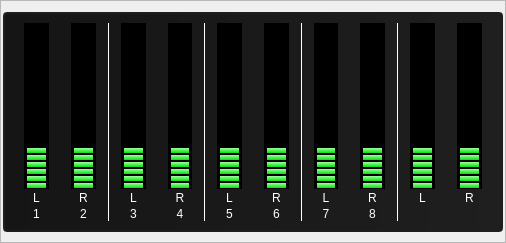
    <widget class="QFrame" name="frame_7">
     <property name="minimumSize">
      <size>
       <width>0</width>
       <height>243</height>
      </size>
     </property>
     <property name="maximumSize">
      <size>
       <width>16777215</width>
       <height>243</height>
      </size>
     </property>
     <property name="frameShape">
      <enum>QFrame::StyledPanel</enum>
     </property>
     <property name="frameShadow">
      <enum>QFrame::Raised</enum>
     </property>
     <layout class="QVBoxLayout" name="verticalLayout_26">
      <property name="leftMargin">
       <number>2</number>
      </property>
      <property name="rightMargin">
       <number>2</number>
      </property>
      <item>
       <widget class="QFrame" name="frame_6">
        <property name="minimumSize">
         <size>
          <width>0</width>
          <height>220</height>
         </size>
        </property>
        <property name="maximumSize">
         <size>
          <width>500</width>
          <height>220</height>
         </size>
        </property>
        <property name="styleSheet">
         <string notr="true">QFrame {
	border: 2px solid rgb(30, 30, 30);
border-radius: 4px;
	background-color: qlineargradient(spread:pad, x1:0, y1:0, x2:1, y2:0, stop:0 rgba(21, 21, 21, 255), stop:1 rgba(31, 31, 31, 255));
color: white;
font-size: 12px;
}</string>
        </property>
        <property name="frameShape">
         <enum>QFrame::StyledPanel</enum>
        </property>
        <property name="frameShadow">
         <enum>QFrame::Raised</enum>
        </property>
        <layout class="QHBoxLayout" name="horizontalLayout_7">
         <property name="spacing">
          <number>2</number>
         </property>
         <item>
          <layout class="QVBoxLayout" name="verticalLayout_16">
           <property name="leftMargin">
            <number>10</number>
           </property>
           <property name="rightMargin">
            <number>10</number>
           </property>
           <item>
            <widget class="QProgressBar" name="subgroup1ProgressBar">
             <property name="styleSheet">
              <string notr="true"> QProgressBar {
     border: 0px solid rgb(50, 50, 50);
	 background-color: black;
	padding: 0px 2px;
 }

QProgressBar::chunk:vertical{ 
	background-color: qlineargradient(spread:pad, x1:1, y1:1, x2:1, y2:0, stop:0 rgba(3, 226, 11, 255), stop:1 rgba(159, 255, 159, 255));
height: 5px; 
margin: 0.5px; 
} </string>
             </property>
             <property name="value">
              <number>24</number>
             </property>
             <property name="orientation">
              <enum>Qt::Vertical</enum>
             </property>
             <property name="format">
              <string/>
             </property>
            </widget>
           </item>
           <item>
            <widget class="QLabel" name="label_8">
             <property name="styleSheet">
              <string notr="true">background-color: rgba(0, 0, 0, 0.0);
color: white;
border: 0px;</string>
             </property>
             <property name="text">
              <string>L</string>
             </property>
             <property name="alignment">
              <set>Qt::AlignCenter</set>
             </property>
            </widget>
           </item>
           <item>
            <widget class="QLabel" name="label_10">
             <property name="styleSheet">
              <string notr="true">background-color: rgba(0, 0, 0, 0.0);
color: white;
border: 0px;</string>
             </property>
             <property name="text">
              <string>1</string>
             </property>
             <property name="alignment">
              <set>Qt::AlignCenter</set>
             </property>
            </widget>
           </item>
          </layout>
         </item>
         <item>
          <layout class="QVBoxLayout" name="verticalLayout_17">
           <property name="leftMargin">
            <number>10</number>
           </property>
           <property name="rightMargin">
            <number>10</number>
           </property>
           <item>
            <widget class="QProgressBar" name="subgroup2ProgressBar">
             <property name="styleSheet">
              <string notr="true"> QProgressBar {
     border: 0px solid rgb(50, 50, 50);
	 background-color: black;
	padding: 0px 2px;
 }

QProgressBar::chunk:vertical{ 
	background-color: qlineargradient(spread:pad, x1:1, y1:1, x2:1, y2:0, stop:0 rgba(3, 226, 11, 255), stop:1 rgba(159, 255, 159, 255));
height: 5px; 
margin: 0.5px; 
} </string>
             </property>
             <property name="value">
              <number>24</number>
             </property>
             <property name="orientation">
              <enum>Qt::Vertical</enum>
             </property>
             <property name="format">
              <string/>
             </property>
            </widget>
           </item>
           <item>
            <widget class="QLabel" name="label_9">
             <property name="styleSheet">
              <string notr="true">background-color: rgba(0, 0, 0, 0.0);
color: white;
border: 0px;</string>
             </property>
             <property name="text">
              <string>R</string>
             </property>
             <property name="alignment">
              <set>Qt::AlignCenter</set>
             </property>
            </widget>
           </item>
           <item>
            <widget class="QLabel" name="label_11">
             <property name="styleSheet">
              <string notr="true">background-color: rgba(0, 0, 0, 0.0);
color: white;
border: 0px;</string>
             </property>
             <property name="text">
              <string>2</string>
             </property>
             <property name="alignment">
              <set>Qt::AlignCenter</set>
             </property>
            </widget>
           </item>
          </layout>
         </item>
         <item>
          <widget class="QLabel" name="label_12">
           <property name="minimumSize">
            <size>
             <width>1</width>
             <height>0</height>
            </size>
           </property>
           <property name="maximumSize">
            <size>
             <width>1</width>
             <height>16777215</height>
            </size>
           </property>
           <property name="styleSheet">
            <string notr="true">border: 0px;
background-color: white;</string>
           </property>
           <property name="text">
            <string/>
           </property>
          </widget>
         </item>
         <item>
          <layout class="QVBoxLayout" name="verticalLayout_19">
           <property name="leftMargin">
            <number>10</number>
           </property>
           <property name="rightMargin">
            <number>10</number>
           </property>
           <item>
            <widget class="QProgressBar" name="subgroup3ProgressBar">
             <property name="styleSheet">
              <string notr="true"> QProgressBar {
     border: 0px solid rgb(50, 50, 50);
	 background-color: black;
	padding: 0px 2px;
 }

QProgressBar::chunk:vertical{ 
	background-color: qlineargradient(spread:pad, x1:1, y1:1, x2:1, y2:0, stop:0 rgba(3, 226, 11, 255), stop:1 rgba(159, 255, 159, 255));
height: 5px; 
margin: 0.5px; 
} </string>
             </property>
             <property name="value">
              <number>24</number>
             </property>
             <property name="orientation">
              <enum>Qt::Vertical</enum>
             </property>
             <property name="format">
              <string/>
             </property>
            </widget>
           </item>
           <item>
            <widget class="QLabel" name="label_15">
             <property name="styleSheet">
              <string notr="true">background-color: rgba(0, 0, 0, 0.0);
color: white;
border: 0px;</string>
             </property>
             <property name="text">
              <string>L</string>
             </property>
             <property name="alignment">
              <set>Qt::AlignCenter</set>
             </property>
            </widget>
           </item>
           <item>
            <widget class="QLabel" name="label_16">
             <property name="styleSheet">
              <string notr="true">background-color: rgba(0, 0, 0, 0.0);
color: white;
border: 0px;</string>
             </property>
             <property name="text">
              <string>3</string>
             </property>
             <property name="alignment">
              <set>Qt::AlignCenter</set>
             </property>
            </widget>
           </item>
          </layout>
         </item>
         <item>
          <layout class="QVBoxLayout" name="verticalLayout_18">
           <property name="leftMargin">
            <number>10</number>
           </property>
           <property name="rightMargin">
            <number>10</number>
           </property>
           <item>
            <widget class="QProgressBar" name="subgroup4ProgressBar">
             <property name="styleSheet">
              <string notr="true"> QProgressBar {
     border: 0px solid rgb(50, 50, 50);
	 background-color: black;
	padding: 0px 2px;
 }

QProgressBar::chunk:vertical{ 
	background-color: qlineargradient(spread:pad, x1:1, y1:1, x2:1, y2:0, stop:0 rgba(3, 226, 11, 255), stop:1 rgba(159, 255, 159, 255));
height: 5px; 
margin: 0.5px; 
} </string>
             </property>
             <property name="value">
              <number>24</number>
             </property>
             <property name="orientation">
              <enum>Qt::Vertical</enum>
             </property>
             <property name="format">
              <string/>
             </property>
            </widget>
           </item>
           <item>
            <widget class="QLabel" name="label_13">
             <property name="styleSheet">
              <string notr="true">background-color: rgba(0, 0, 0, 0.0);
color: white;
border: 0px;</string>
             </property>
             <property name="text">
              <string>R</string>
             </property>
             <property name="alignment">
              <set>Qt::AlignCenter</set>
             </property>
            </widget>
           </item>
           <item>
            <widget class="QLabel" name="label_14">
             <property name="styleSheet">
              <string notr="true">background-color: rgba(0, 0, 0, 0.0);
color: white;
border: 0px;</string>
             </property>
             <property name="text">
              <string>4</string>
             </property>
             <property name="alignment">
              <set>Qt::AlignCenter</set>
             </property>
            </widget>
           </item>
          </layout>
         </item>
         <item>
          <widget class="QLabel" name="label_17">
           <property name="minimumSize">
            <size>
             <width>1</width>
             <height>0</height>
            </size>
           </property>
           <property name="maximumSize">
            <size>
             <width>1</width>
             <height>16777215</height>
            </size>
           </property>
           <property name="styleSheet">
            <string notr="true">border: 0px;
background-color: white;</string>
           </property>
           <property name="text">
            <string/>
           </property>
          </widget>
         </item>
         <item>
          <layout class="QVBoxLayout" name="verticalLayout_21">
           <property name="leftMargin">
            <number>10</number>
           </property>
           <property name="rightMargin">
            <number>10</number>
           </property>
           <item>
            <widget class="QProgressBar" name="subgroup5ProgressBar">
             <property name="styleSheet">
              <string notr="true"> QProgressBar {
     border: 0px solid rgb(50, 50, 50);
	 background-color: black;
	padding: 0px 2px;
 }

QProgressBar::chunk:vertical{ 
	background-color: qlineargradient(spread:pad, x1:1, y1:1, x2:1, y2:0, stop:0 rgba(3, 226, 11, 255), stop:1 rgba(159, 255, 159, 255));
height: 5px; 
margin: 0.5px; 
} </string>
             </property>
             <property name="value">
              <number>24</number>
             </property>
             <property name="orientation">
              <enum>Qt::Vertical</enum>
             </property>
             <property name="format">
              <string/>
             </property>
            </widget>
           </item>
           <item>
            <widget class="QLabel" name="label_21">
             <property name="styleSheet">
              <string notr="true">background-color: rgba(0, 0, 0, 0.0);
color: white;
border: 0px;</string>
             </property>
             <property name="text">
              <string>L</string>
             </property>
             <property name="alignment">
              <set>Qt::AlignCenter</set>
             </property>
            </widget>
           </item>
           <item>
            <widget class="QLabel" name="label_22">
             <property name="styleSheet">
              <string notr="true">background-color: rgba(0, 0, 0, 0.0);
color: white;
border: 0px;</string>
             </property>
             <property name="text">
              <string>5</string>
             </property>
             <property name="alignment">
              <set>Qt::AlignCenter</set>
             </property>
            </widget>
           </item>
          </layout>
         </item>
         <item>
          <layout class="QVBoxLayout" name="verticalLayout_20">
           <property name="leftMargin">
            <number>10</number>
           </property>
           <property name="rightMargin">
            <number>10</number>
           </property>
           <item>
            <widget class="QProgressBar" name="subgroup6ProgressBar">
             <property name="styleSheet">
              <string notr="true"> QProgressBar {
     border: 0px solid rgb(50, 50, 50);
	 background-color: black;
	padding: 0px 2px;
 }

QProgressBar::chunk:vertical{ 
	background-color: qlineargradient(spread:pad, x1:1, y1:1, x2:1, y2:0, stop:0 rgba(3, 226, 11, 255), stop:1 rgba(159, 255, 159, 255));
height: 5px; 
margin: 0.5px; 
} </string>
             </property>
             <property name="value">
              <number>24</number>
             </property>
             <property name="orientation">
              <enum>Qt::Vertical</enum>
             </property>
             <property name="format">
              <string/>
             </property>
            </widget>
           </item>
           <item>
            <widget class="QLabel" name="label_18">
             <property name="styleSheet">
              <string notr="true">background-color: rgba(0, 0, 0, 0.0);
color: white;
border: 0px;</string>
             </property>
             <property name="text">
              <string>R</string>
             </property>
             <property name="alignment">
              <set>Qt::AlignCenter</set>
             </property>
            </widget>
           </item>
           <item>
            <widget class="QLabel" name="label_19">
             <property name="styleSheet">
              <string notr="true">background-color: rgba(0, 0, 0, 0.0);
color: white;
border: 0px;</string>
             </property>
             <property name="text">
              <string>6</string>
             </property>
             <property name="alignment">
              <set>Qt::AlignCenter</set>
             </property>
            </widget>
           </item>
          </layout>
         </item>
         <item>
          <widget class="QLabel" name="label_20">
           <property name="minimumSize">
            <size>
             <width>1</width>
             <height>0</height>
            </size>
           </property>
           <property name="maximumSize">
            <size>
             <width>1</width>
             <height>16777215</height>
            </size>
           </property>
           <property name="styleSheet">
            <string notr="true">border: 0px;
background-color: white;</string>
           </property>
           <property name="text">
            <string/>
           </property>
          </widget>
         </item>
         <item>
          <layout class="QVBoxLayout" name="verticalLayout_23">
           <property name="leftMargin">
            <number>10</number>
           </property>
           <property name="rightMargin">
            <number>10</number>
           </property>
           <item>
            <widget class="QProgressBar" name="subgroup7ProgressBar">
             <property name="styleSheet">
              <string notr="true"> QProgressBar {
     border: 0px solid rgb(50, 50, 50);
	 background-color: black;
	padding: 0px 2px;
 }

QProgressBar::chunk:vertical{ 
	background-color: qlineargradient(spread:pad, x1:1, y1:1, x2:1, y2:0, stop:0 rgba(3, 226, 11, 255), stop:1 rgba(159, 255, 159, 255));
height: 5px; 
margin: 0.5px; 
} </string>
             </property>
             <property name="value">
              <number>24</number>
             </property>
             <property name="orientation">
              <enum>Qt::Vertical</enum>
             </property>
             <property name="format">
              <string/>
             </property>
            </widget>
           </item>
           <item>
            <widget class="QLabel" name="label_26">
             <property name="styleSheet">
              <string notr="true">background-color: rgba(0, 0, 0, 0.0);
color: white;
border: 0px;</string>
             </property>
             <property name="text">
              <string>L</string>
             </property>
             <property name="alignment">
              <set>Qt::AlignCenter</set>
             </property>
            </widget>
           </item>
           <item>
            <widget class="QLabel" name="label_27">
             <property name="styleSheet">
              <string notr="true">background-color: rgba(0, 0, 0, 0.0);
color: white;
border: 0px;</string>
             </property>
             <property name="text">
              <string>7</string>
             </property>
             <property name="alignment">
              <set>Qt::AlignCenter</set>
             </property>
            </widget>
           </item>
          </layout>
         </item>
         <item>
          <layout class="QVBoxLayout" name="verticalLayout_22">
           <property name="leftMargin">
            <number>10</number>
           </property>
           <property name="rightMargin">
            <number>10</number>
           </property>
           <item>
            <widget class="QProgressBar" name="subgroup8ProgressBar">
             <property name="styleSheet">
              <string notr="true"> QProgressBar {
     border: 0px solid rgb(50, 50, 50);
	 background-color: black;
	padding: 0px 2px;
 }

QProgressBar::chunk:vertical{ 
	background-color: qlineargradient(spread:pad, x1:1, y1:1, x2:1, y2:0, stop:0 rgba(3, 226, 11, 255), stop:1 rgba(159, 255, 159, 255));
height: 5px; 
margin: 0.5px; 
} </string>
             </property>
             <property name="value">
              <number>24</number>
             </property>
             <property name="orientation">
              <enum>Qt::Vertical</enum>
             </property>
             <property name="format">
              <string/>
             </property>
            </widget>
           </item>
           <item>
            <widget class="QLabel" name="label_24">
             <property name="styleSheet">
              <string notr="true">background-color: rgba(0, 0, 0, 0.0);
color: white;
border: 0px;</string>
             </property>
             <property name="text">
              <string>R</string>
             </property>
             <property name="alignment">
              <set>Qt::AlignCenter</set>
             </property>
            </widget>
           </item>
           <item>
            <widget class="QLabel" name="label_25">
             <property name="styleSheet">
              <string notr="true">background-color: rgba(0, 0, 0, 0.0);
color: white;
border: 0px;</string>
             </property>
             <property name="text">
              <string>8</string>
             </property>
             <property name="alignment">
              <set>Qt::AlignCenter</set>
             </property>
            </widget>
           </item>
          </layout>
         </item>
         <item>
          <widget class="QLabel" name="label_23">
           <property name="minimumSize">
            <size>
             <width>1</width>
             <height>0</height>
            </size>
           </property>
           <property name="maximumSize">
            <size>
             <width>1</width>
             <height>16777215</height>
            </size>
           </property>
           <property name="styleSheet">
            <string notr="true">border: 0px;
background-color: white;</string>
           </property>
           <property name="text">
            <string/>
           </property>
          </widget>
         </item>
         <item>
          <layout class="QVBoxLayout" name="verticalLayout_25">
           <property name="leftMargin">
            <number>10</number>
           </property>
           <property name="rightMargin">
            <number>10</number>
           </property>
           <item>
            <widget class="QProgressBar" name="main1ProgressBar">
             <property name="styleSheet">
              <string notr="true"> QProgressBar {
     border: 0px solid rgb(50, 50, 50);
	 background-color: black;
	padding: 0px 2px;
 }

QProgressBar::chunk:vertical{ 
	background-color: qlineargradient(spread:pad, x1:1, y1:1, x2:1, y2:0, stop:0 rgba(3, 226, 11, 255), stop:1 rgba(159, 255, 159, 255));
height: 5px; 
margin: 0.5px; 
} </string>
             </property>
             <property name="value">
              <number>24</number>
             </property>
             <property name="orientation">
              <enum>Qt::Vertical</enum>
             </property>
             <property name="format">
              <string/>
             </property>
            </widget>
           </item>
           <item>
            <widget class="QLabel" name="label_31">
             <property name="styleSheet">
              <string notr="true">background-color: rgba(0, 0, 0, 0.0);
color: white;
border: 0px;</string>
             </property>
             <property name="text">
              <string>L</string>
             </property>
             <property name="alignment">
              <set>Qt::AlignCenter</set>
             </property>
            </widget>
           </item>
           <item>
            <widget class="QLabel" name="label_32">
             <property name="styleSheet">
              <string notr="true">background-color: rgba(0, 0, 0, 0.0);
color: white;
border: 0px;</string>
             </property>
             <property name="text">
              <string/>
             </property>
             <property name="alignment">
              <set>Qt::AlignCenter</set>
             </property>
            </widget>
           </item>
          </layout>
         </item>
         <item>
          <layout class="QVBoxLayout" name="verticalLayout_24">
           <property name="leftMargin">
            <number>10</number>
           </property>
           <property name="rightMargin">
            <number>10</number>
           </property>
           <item>
            <widget class="QProgressBar" name="main2ProgressBar">
             <property name="styleSheet">
              <string notr="true"> QProgressBar {
     border: 0px solid rgb(50, 50, 50);
	 background-color: black;
	padding: 0px 2px;
 }

QProgressBar::chunk:vertical{ 
	background-color: qlineargradient(spread:pad, x1:1, y1:1, x2:1, y2:0, stop:0 rgba(3, 226, 11, 255), stop:1 rgba(159, 255, 159, 255));
height: 5px; 
margin: 0.5px; 
} </string>
             </property>
             <property name="value">
              <number>24</number>
             </property>
             <property name="orientation">
              <enum>Qt::Vertical</enum>
             </property>
             <property name="format">
              <string/>
             </property>
            </widget>
           </item>
           <item>
            <widget class="QLabel" name="label_29">
             <property name="styleSheet">
              <string notr="true">background-color: rgba(0, 0, 0, 0.0);
color: white;
border: 0px;</string>
             </property>
             <property name="text">
              <string>R</string>
             </property>
             <property name="alignment">
              <set>Qt::AlignCenter</set>
             </property>
            </widget>
           </item>
           <item>
            <widget class="QLabel" name="label_30">
             <property name="styleSheet">
              <string notr="true">background-color: rgba(0, 0, 0, 0.0);
color: white;
border: 0px;</string>
             </property>
             <property name="text">
              <string/>
             </property>
             <property name="alignment">
              <set>Qt::AlignCenter</set>
             </property>
            </widget>
           </item>
          </layout>
         </item>
        </layout>
       </widget>
      </item>
     </layout>
    </widget>
